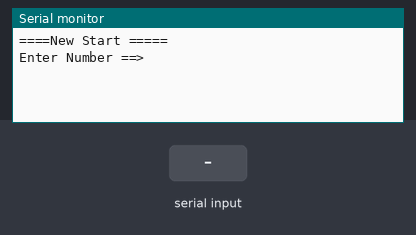
The sketch below on a simulated Arduino Uno, built with avr-gcc and run on an emulated ATmega328P. Shown: the last lines printed to the serial monitor. The test bench sets the inputs (shaded band).

Above: at 1.2 s.
1.3 s: "90,45\n" received over Serial
At 2.2 s:
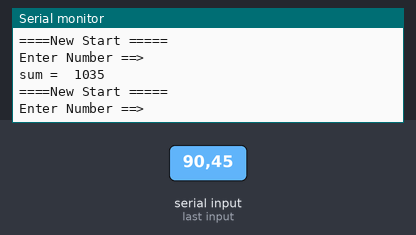
2.8 s: "30,150\n" received over Serial
At 4.8 s:
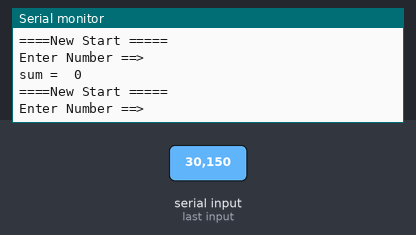
Timing chart, 0 to 6.3 s (numbered marks = the images above; inputs shaded):
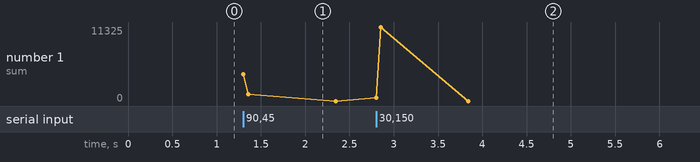

The sketch:

6-4.ino
```cpp
int ReadNum(void);
void InputMessage(void);

void setup() {
  // 시리얼 통신 속도 설정 : 속도 9600 bps, 8데이터 비트, 패리티 없음, 한 개의 스톱비트
 Serial.begin(9600) ;

}

void loop() {
     int Num1=0,i=0 ;
     int sum = 0;

          InputMessage();
           // PC에서 데이터가 전송되어 올때까지 기다린다.

          Num1 = ReadNum();

          for( i = 1 ; i <= Num1 ; i ++ ) {
            sum = sum + i;
          }
         Serial.print("sum =  ");
         Serial.println(sum);
}


void InputMessage(void)
{
    Serial.println("====New Start =====");
    Serial.println("Enter Number ==>");
}

int ReadNum(void)
{
  int n1 ;
    // PC에서 데이터가 전송되어 올때까지 기다린다.
          while(1) {
             if(Serial.available() > 0  ) break;
          }
             n1 = Serial.parseInt();
             return n1 ;
}
```

Measured:
- after the input at 1.3 s, the serial monitor: prints a new line at once (image 1)
- after the input at 2.8 s, the serial monitor: prints a new line at once (image 2)
